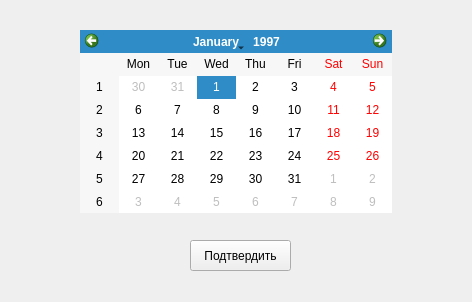
<?xml version="1.0" encoding="UTF-8"?>
<ui version="4.0">
 <class>Calendar</class>
 <widget class="QWidget" name="Calendar">
  <property name="geometry">
   <rect>
    <x>0</x>
    <y>0</y>
    <width>472</width>
    <height>302</height>
   </rect>
  </property>
  <property name="windowTitle">
   <string>Календарь</string>
  </property>
  <property name="windowIcon">
   <iconset>
    <normaloff>dollar.png</normaloff>dollar.png</iconset>
  </property>
  <widget class="QCalendarWidget" name="calendarWidget">
   <property name="geometry">
    <rect>
     <x>80</x>
     <y>30</y>
     <width>312</width>
     <height>183</height>
    </rect>
   </property>
   <property name="selectedDate">
    <date>
     <year>1997</year>
     <month>1</month>
     <day>1</day>
    </date>
   </property>
  </widget>
  <widget class="QPushButton" name="CalendarCheck">
   <property name="geometry">
    <rect>
     <x>190</x>
     <y>240</y>
     <width>101</width>
     <height>31</height>
    </rect>
   </property>
   <property name="text">
    <string>Подтвердить</string>
   </property>
  </widget>
 </widget>
 <resources/>
 <connections/>
</ui>
